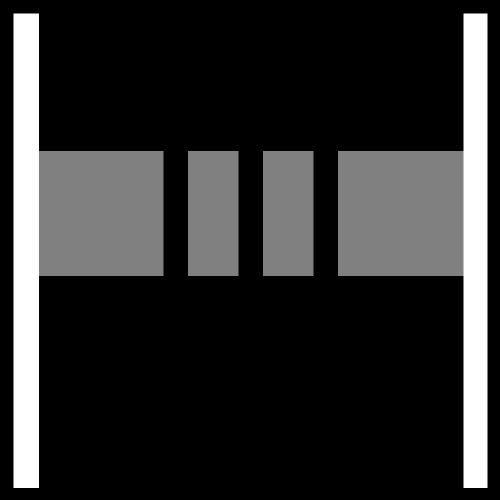
%> input picture code/Mensa.png, 1000 x 1000 px (shown at 1/2 size)
$ octave ImportingCanteenMap.m   (GNU Octave 9; MATLAB toolbox functions it lacks are replaced by stand-ins)
%> lines starting %> are read from the running program, lines starting %| are printed output that depends on the picture
close all;
clear all;
clc;

C = imread('Mensa.png');
%> C is the input picture: size 1000x1000 uint8; min 0, max 255, mean 46.4
D = double(C);


[width, height] = meshgrid(1:1000,1:1000);
MensaMap = figure('Name','Mensa Polyterasse Model');
mesh(width, height, D)
colorbar
colormap([1 0 0; 0 1 0; 0 0 1]);
set(MensaMap,'Position',[67 380 560 420])
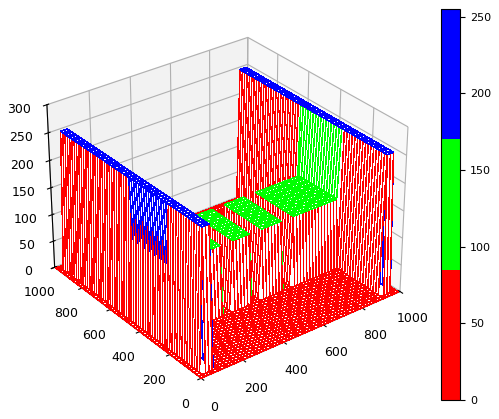
%> figure redrawn from the program's plot data


MensaContour = figure('Name','Mensa Contour');
mesh(width, height, D)
view([0 0 1])
colorbar
colormap([1 0 0; 0 1 0; 0 0 1]);
set(MensaContour,'Position',[627 380 560 420])
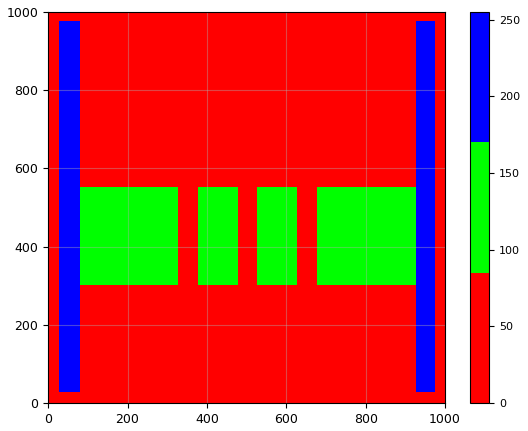
%> figure redrawn from the program's plot data
